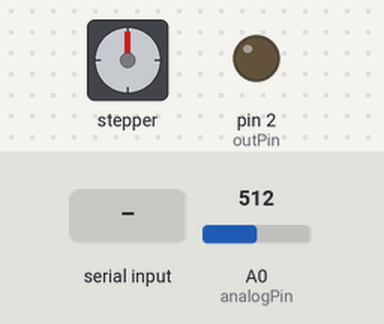
A sketch run on a simulated Arduino Uno, built with avr-gcc and run on an emulated ATmega328P. Parts: stepper motor, output pins drawn as LEDs (lit = HIGH). Inputs (shaded band) come from the test bench; at power-on: A0 (analogPin) = 512. Stepper angles assume 200 steps per turn.

Above: at 1.2 s.
1.3 s: "H" received over Serial
At 1.9 s:
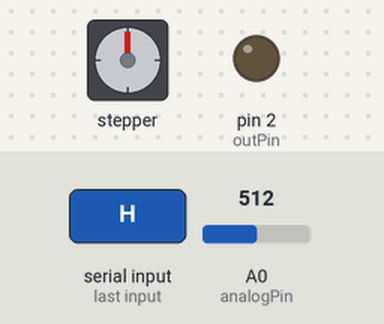
2.8 s: "M" received over Serial
At 3.7 s:
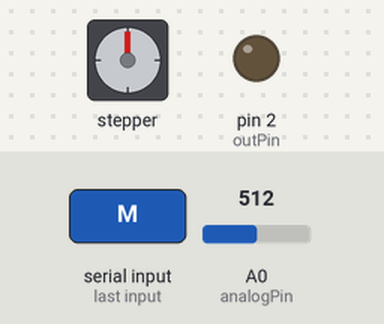
Timing chart, 0 to 5.8 s (numbered marks = the images above; inputs shaded):
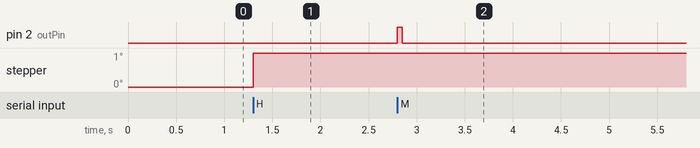

Measured:
- after the input at 2.8 s, pin 2 (outPin): LOW → HIGH at once, → LOW 0.05 s later

The sketch:

markInscriberBudapest_1.ino
```cpp
#include <AFMotor.h>

//for the stepper
AF_Stepper motor(200, 2);
boolean goForward=true;
boolean goBack=true;
int numturns=1;

//for the solonoid circuit
float mappedPot=0;
int analogPin =A0;
int potVal=0;
//only digital pins 2 and 13 are not used
int outPin=2;
char val; // Data received from the serial port
void setup() {
  Serial.begin(9600);           // set up Serial library at 9600 bps
  motor.setSpeed(20);  // 10 rpm

  pinMode(outPin, OUTPUT);
}

void loop() {

  potVal = analogRead(analogPin);
  mappedPot=map(potVal,0,1024,0,100);

  if (Serial.available()) { // If data is available to read,
    val = Serial.read(); // read it and store it in val
    //if the serial reads between 0 and 9 then make that the number of motor increments
    if(int(val)>=48 && int(val)<=57){
      numturns=map(int(val),48,57,0,2000);
      Serial.println(numturns);
    }

  }
  if (val == 'H') { // If H was received
    goForward=true;
    motor.step(numturns, FORWARD, DOUBLE);
    motor.release();
    val='x';

  }
  if (val == 'L') {
    goForward=false;
    motor.step(numturns, BACKWARD, DOUBLE);
    motor.release();
    val='x';

  }
  if (val == 'F') { // If H was received
    motor.setSpeed(30);  // 10 rpm
    val='x';

  }
  if (val == 'S') {
    motor.setSpeed(20);  // 10 rpm   =false;
    val='x';

  }

  if (val == 'M') { // If H was received
    int numCycles=50;//mappedPot;
    for(int i=0;i<numCycles;i++){
      digitalWrite(outPin, HIGH);
      delay(1);

    }
    digitalWrite(outPin, LOW);
    val='x';
  }

}


/*
void fire(){
 for(int i=0;i<50;i++){
    digitalWrite(pin, HIGH);
    delay(1);

  }
  digitalWrite(pin, LOW);
  delay(500);
}
*/
```
